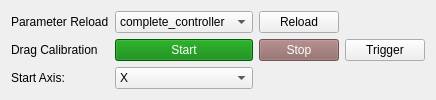
         <widget class="QWidget" name="Tuning">
          <property name="enabled">
           <bool>true</bool>
          </property>
          <attribute name="title">
           <string>Calibration</string>
          </attribute>
          <layout class="QGridLayout" name="tuningLayout">
           <item row="0" column="0">
            <widget class="QWidget" name="widget" native="true">
             <property name="enabled">
              <bool>true</bool>
             </property>
             <property name="sizePolicy">
              <sizepolicy hsizetype="Preferred" vsizetype="Preferred">
               <horstretch>0</horstretch>
               <verstretch>0</verstretch>
              </sizepolicy>
             </property>
             <layout class="QGridLayout" name="gridLayout">
              <property name="leftMargin">
               <number>0</number>
              </property>
              <property name="topMargin">
               <number>0</number>
              </property>
              <property name="rightMargin">
               <number>0</number>
              </property>
              <property name="bottomMargin">
               <number>0</number>
              </property>
              <item row="2" column="1">
               <widget class="QPushButton" name="dragStart">
                <property name="styleSheet">
                 <string notr="true">QPushButton {color: white; background: green;}
QPushButton:!enabled{color: white; background: rgb(100, 130, 110);}</string>
                </property>
                <property name="text">
                 <string>Start</string>
                </property>
               </widget>
              </item>
              <item row="3" column="0">
               <widget class="QLabel" name="label_9">
                <property name="text">
                 <string>Start Axis:</string>
                </property>
                <property name="indent">
                 <number>-1</number>
                </property>
               </widget>
              </item>
              <item row="1" column="0">
               <widget class="QLabel" name="label_10">
                <property name="text">
                 <string>Parameter Reload</string>
                </property>
               </widget>
              </item>
              <item row="2" column="0">
               <widget class="QLabel" name="label_5">
                <property name="text">
                 <string>Drag Calibration</string>
                </property>
               </widget>
              </item>
              <item row="2" column="2">
               <widget class="QPushButton" name="dragStop">
                <property name="enabled">
                 <bool>false</bool>
                </property>
                <property name="styleSheet">
                 <string notr="true">QPushButton {color: white; background:red;}

QPushButton:!enabled{color:white; background: rgb(140, 100, 100)}</string>
                </property>
                <property name="text">
                 <string>Stop</string>
                </property>
               </widget>
              </item>
              <item row="3" column="1">
               <widget class="QComboBox" name="dragCalStartAxis">
                <item>
                 <property name="text">
                  <string>X</string>
                 </property>
                </item>
                <item>
                 <property name="text">
                  <string>Y</string>
                 </property>
                </item>
                <item>
                 <property name="text">
                  <string>Z</string>
                 </property>
                </item>
                <item>
                 <property name="text">
                  <string>Roll</string>
                 </property>
                </item>
                <item>
                 <property name="text">
                  <string>Pitch</string>
                 </property>
                </item>
                <item>
                 <property name="text">
                  <string>Yaw</string>
                 </property>
                </item>
               </widget>
              </item>
              <item row="2" column="3">
               <widget class="QPushButton" name="dragTrigger">
                <property name="text">
                 <string>Trigger</string>
                </property>
               </widget>
              </item>
              <item row="1" column="1">
               <widget class="QComboBox" name="reloadControllerSelect">
                <item>
                 <property name="text">
                  <string>complete_controller</string>
                 </property>
                </item>
                <item>
                 <property name="text">
                  <string>liltank_controller</string>
                 </property>
                </item>
               </widget>
              </item>
              <item row="1" column="2">
               <widget class="QPushButton" name="reloadController">
                <property name="text">
                 <string>Reload</string>
                </property>
               </widget>
              </item>
             </layout>
            </widget>
           </item>
          </layout>
         </widget>
